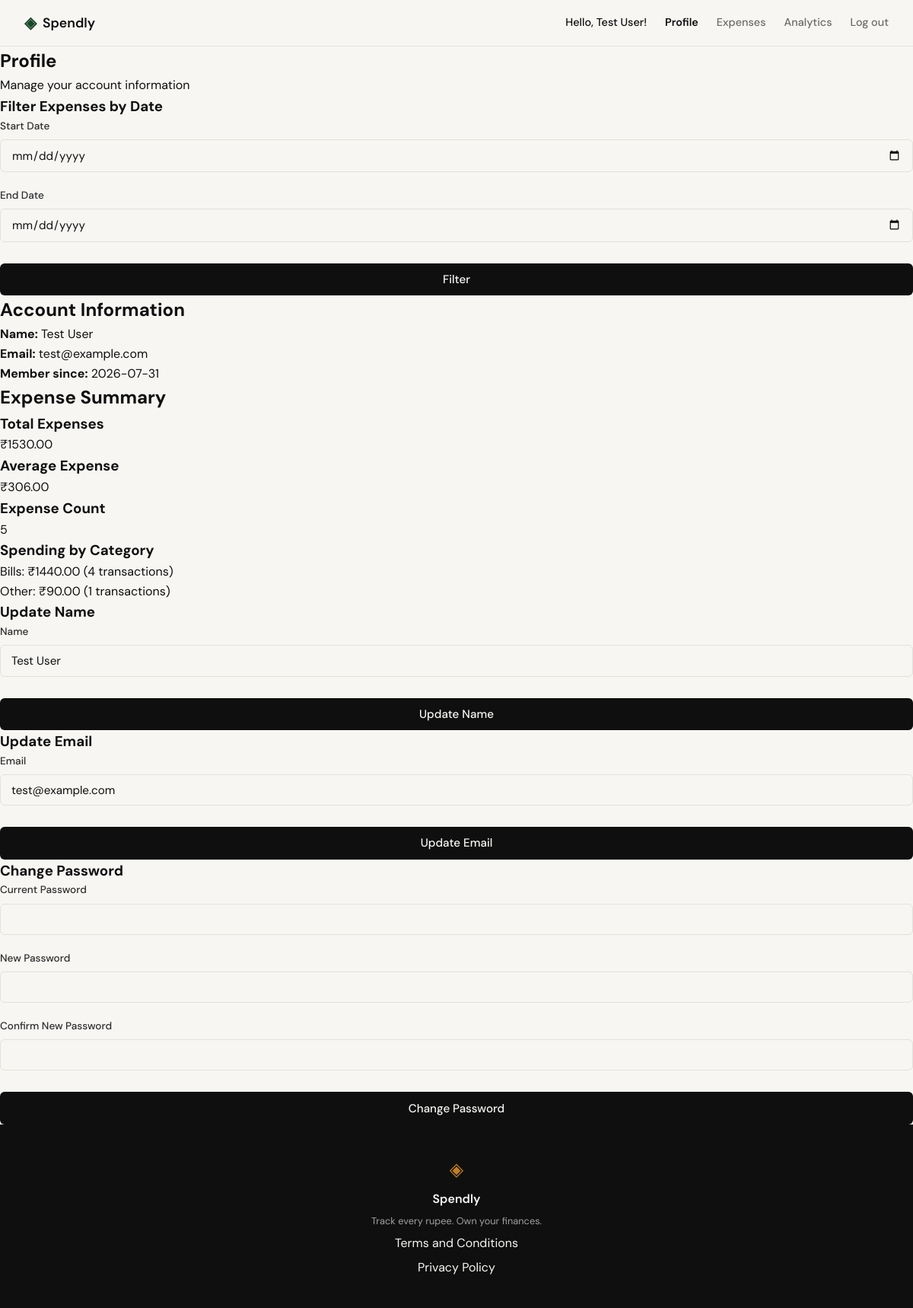
Screenshot of /profile (signed in) with the database file from the repository.
### tables this page shows
CREATE TABLE users (
            id INTEGER PRIMARY KEY AUTOINCREMENT,
            name TEXT NOT NULL,
            email TEXT UNIQUE NOT NULL,
            password_hash TEXT NOT NULL,
            created_at TEXT DEFAULT CURRENT_TIMESTAMP
        );

CREATE TABLE expenses (
            id INTEGER PRIMARY KEY AUTOINCREMENT,
            user_id INTEGER NOT NULL,
            amount REAL NOT NULL,
            category TEXT NOT NULL,
            date TEXT NOT NULL,
            description TEXT,
            created_at TEXT DEFAULT CURRENT_TIMESTAMP,
            FOREIGN KEY (user_id) REFERENCES users (id) ON DELETE CASCADE
        );

### app.py (the view)
@app.route("/profile")
@login_required
def profile():
    user = get_user_by_id(session['user_id'])
    if user is None:
        flash("User not found.", "error")
        return redirect(url_for("login"))
    form_start_date = request.args.get('start_date', '')
    form_end_date = request.args.get('end_date', '')
    error_message = None
    start_date_valid = True
    end_date_valid = True
    if form_start_date:
        is_valid_start, start_date_error = validate_date(form_start_date)
        if not is_valid_start:
            start_date_valid = False
            if not error_message:  # Only set error message if not already set
                error_message = start_date_error
    if form_end_date:
        is_valid_end, end_date_error = validate_date(form_end_date)
        if not is_valid_end:
            end_date_valid = False
            if not error_message:  # Only set error message if not already set
                error_message = end_date_error
    if start_date_valid and end_date_valid:
        if form_start_date and form_end_date and form_start_date > form_end_date:
            error_message = "Start date cannot be after end date."
    query_start_date = form_start_date if start_date_valid and form_start_date else None
    query_end_date = form_end_date if end_date_valid and form_end_date else None
    summary_data = get_expense_summary(
        session['user_id'],
        start_date=query_start_date,
        end_date=query_end_date
    )
    categories_data = get_expense_by_category(
        session['user_id'],
        start_date=query_start_date,
        end_date=query_end_date
    )
    return render_template("profile.html",
                         user=user,
                         start_date=form_start_date,
                         end_date=form_end_date,
                         total_expenses=summary_data['total'],
                         average_expense=summary_data['average'],
                         expenses_count=summary_data['count'],
                         categories=categories_data,
                         error_message=error_message)

### app.py (called while the page is built)
def is_authenticated():
    return 'user_id' in session

def login_required(f):
    from functools import wraps
    @wraps(f)
    def decorated_function(*args, **kwargs):
        if not is_authenticated():
            flash('Please log in to access this page.', 'warning')
            return redirect(url_for('login'))
        return f(*args, **kwargs)
    return decorated_function

### database/db.py (called while the page is built, shortened)
def get_db():
    db = getattr(g, '_database', None)
    if db is None:
        database_path = current_app.config.get('DATABASE', DATABASE)
        db = g._database = sqlite3.connect(database_path)
        db.row_factory = sqlite3.Row
        db.execute("PRAGMA foreign_keys = ON")
    return db

def get_user_by_id(user_id):
    db = get_db()
    cursor = db.cursor()
    cursor.execute('SELECT * FROM users WHERE id = ?', (user_id,))
    return cursor.fetchone()

def get_expense_summary(user_id, start_date=None, end_date=None):
    db = get_db()
    cursor = db.cursor()
    query = '''
        SELECT
            COUNT(*) as count,
            SUM(amount) as total,
            AVG(amount) as average,
            MIN(amount) as minimum,
            MAX(amount) as maximum
        FROM expenses
        WHERE user_id = ?
    '''
    params = [user_id]
    if start_date:
        query += ' AND date >= ?'
        params.append(start_date)
    if end_date:
        query += ' AND date <= ?'
        params.append(end_date)
    cursor.execute(query, params)
    result = cursor.fetchone()
    if result:
        return {
            'count': result['count'],
            'total': result['total'] or 0,
            'average': result['average'] or 0,
            'minimum': result['minimum'] or 0,
            'maximum': result['maximum'] or 0
        }

### templates/profile.html (shortened to what this page needs)
{% extends "base.html" %}
{% block content %}
{% set currency_symbol = '₹' %}
{% set currency_format = '%.2f' %}
<section class="profile-section">
    <div class="profile-container">
        <div class="profile-header">
            <h1 class="profile-title">Profile</h1>
            <p class="profile-subtitle">Manage your account information</p>
        </div>
        <div class="profile-card">
            <form method="GET" action="{{ url_for('profile') }}" class="date-filter-form">
                <h3>Filter Expenses by Date</h3>
                <div class="form-group">
                    <label for="start_date">Start Date</label>
                    <input type="date" id="start_date" name="start_date" value="{{ start_date or '' }}" class="form-input">
                </div>
                <div class="form-group">
                    <label for="end_date">End Date</label>
                    <input type="date" id="end_date" name="end_date" value="{{ end_date or '' }}" class="form-input">
                </div>
                <button type="submit" class="btn-submit">Filter</button>
            </form>
            <div class="profile-info">
                <h2>Account Information</h2>
                <p><strong>Name:</strong> {{ user.name }}</p>
                <p><strong>Email:</strong> {{ user.email }}</p>
                <p><strong>Member since:</strong> {{ user.created_at }}</p>
            </div>
            <div class="profile-summary">
                <h2>Expense Summary</h2>
                {% if expenses_count > 0 %}
                    <div class="summary-stats">
                        <div class="stat-item">
                            <h3>Total Expenses</h3>
                            <p>{{ currency_symbol }}{{ currency_format|format(total_expenses) }}</p>
                        </div>
                        <div class="stat-item">
                            <h3>Average Expense</h3>
                            <p>{{ currency_symbol }}{{ currency_format|format(average_expense) }}</p>
                        </div>
                        <div class="stat-item">
                            <h3>Expense Count</h3>
                            <p>{{ expenses_count }}</p>
                        </div>
                    </div>
                    <div class="category-breakdown">
                        <h3>Spending by Category</h3>
                        {% if categories %}
                            <ul class="category-list">
                                {% for category in categories %}
                                    <li>
                                        <span class="category-name">{{ category.category }}</span>:
                                        <span class="category-amount">{{ currency_symbol }}{{ currency_format|format(category.total) }}</span>
                                        (<span class="category-count">{{ category.count }}</span> transactions)
                                    </li>
                                {% endfor %}
                            </ul>
                        {% else %}
                            <p class="no-expenses">No expenses found for the selected period.</p>
                        {% endif %}
                    </div>
                {% else %}
                    <p class="no-expenses">No expenses found for the selected period.</p>
                {% endif %}
            </div>
            <div class="profile-forms">
                <form method="POST" action="{{ url_for('update_name') }}" class="update-form">
                    <h3>Update Name</h3>
                    <div class="form-group">
                        <label for="name">Name</label>
                        <input type="text" id="name" name="name" class="form-input" value="{{ user.name }}" required>
                    </div>
                    <button type="submit" class="btn-submit">Update Name</button>
                </form>
                <form method="POST" action="{{ url_for('update_email') }}" class="update-form">
                    <h3>Update Email</h3>
                    <div class="form-group">
                        <label for="email">Email</label>
                        <input type="email" id="email" name="email" class="form-input" value="{{ user.email }}" required>
                    </div>
                    <button type="submit" class="btn-submit">Update Email</button>
                </form>
                <form method="POST" action="{{ url_for('change_password') }}" class="update-form">
                    <h3>Change Password</h3>
                    <div class="form-group">
                        <label for="current_password">Current Password</label>
                        <input type="password" id="current_password" name="current_password" class="form-input" required>
                    </div>
                    <div class="form-group">
                        <label for="new_password">New Password</label>
                        <input type="password" id="new_password" name="new_password" class="form-input" required>
                    </div>
                    <div class="form-group">
                        <label for="confirm_password">Confirm New Password</label>
                        <input type="password" id="confirm_password" name="confirm_password" class="form-input" required>
                    </div>
                    <button type="submit" class="btn-submit">Change Password</button>
                </form>
            </div>
        </div>
    </div>
</section>
{% endblock %}

### templates/base.html (shortened to what this page needs)
<!DOCTYPE html>
<html lang="en">
<head>
    <link rel="stylesheet" href="{{ url_for('static', filename='css/style.css') }}">
</head>
<body>
    <nav class="navbar">
        <div class="nav-inner">
            <a href="{{ url_for('landing') }}" class="nav-brand">
                <span class="brand-icon">◈</span>
                <span class="brand-name">Spendly</span>
            </a>
            <div class="nav-links">
                {% if session.user_id %}
                  <span class="nav-user">Hello, {{ session.user_name }}!</span>
                  <a href="{{ url_for('profile') }}" class="{% if request.endpoint == 'profile' %}active{% endif %}">Profile</a>
                  <a href="{{ url_for('expenses_index') }}" class="{% if request.endpoint == 'expenses_index' %}active{% endif %}">Expenses</a>
                  <a href="{{ url_for('analytics') }}" class="{% if request.endpoint == 'analytics' %}active{% endif %}">Analytics</a>
                  <a href="{{ url_for('logout') }}">Log out</a>
                {% else %}
                  <a href="{{ url_for('login') }}">Sign in</a>
                  <a href="{{ url_for('register') }}" class="nav-cta">Get started</a>
                {% endif %}
            </div>
        </div>
    </nav>
    <main class="main-content">
        {% block content %}{% endblock %}
    </main>
    <footer class="footer">
        <div class="footer-inner">
            <span class="brand-icon">◈</span>
            <span class="footer-name">Spendly</span>
            <p class="footer-copy">Track every rupee. Own your finances.</p>
            <a href="/terms">Terms and Conditions</a>
            <a href="/privacy">Privacy Policy</a>
        </div>
    </footer>
</body>
</html>

### static/css/style.css (style rules this page uses)
:root { --ink: #0f0f0f; --ink-soft: #2d2d2d; --ink-muted: #6b6b6b; --ink-faint: #a0a0a0; --paper: #f7f6f3; --paper-warm: #f0ede6; --paper-card: #ffffff; --accent: #1a472a; --accent-light: #e8f0eb; --accent-2: #c17f24; --accent-2-light: #fdf3e3; --danger: #c0392b; --danger-light: #fdecea; --border: #e4e1da; --border-soft: #eeebe4; --font-display: 'DM Serif Display', Georgia, serif; --font-body: 'DM Sans', system-ui, sans-serif; --max-width: 1200px; --auth-width: 440px; --radius-sm: 6px; --radius-md: 12px; --radius-lg: 20px; }
*, *::before, *::after { box-sizing: border-box; margin: 0; padding: 0; }
html { font-size: 16px; scroll-behavior: smooth; }
body { background: var(--paper); color: var(--ink); font-family: var(--font-body); font-size: 1rem; line-height: 1.6; -webkit-font-smoothing: antialiased; }
a { color: inherit; text-decoration: none; }
.navbar { position: sticky; top: 0; z-index: 100; background: var(--paper); border-bottom: 1px solid var(--border); padding: 0 2rem; }
.nav-inner { max-width: var(--max-width); margin: 0 auto; height: 60px; display: flex; align-items: center; justify-content: space-between; }
.nav-brand { display: flex; align-items: center; gap: 0.5rem; font-family: var(--font-body); font-weight: 600; font-size: 1.1rem; color: var(--ink); }
.brand-icon { color: var(--accent); font-size: 1.3rem; }
.brand-name { color: var(--ink); }
.nav-links { display: flex; align-items: center; gap: 1.5rem; font-size: 0.9rem; font-weight: 500; }
.nav-links a { color: var(--ink-muted); transition: color 0.2s; }
.nav-links a.active { color: var(--ink); font-weight: 600; }
.main-content { min-height: calc(100vh - 60px - 100px); }
.form-group { margin-bottom: 1.25rem; }
.form-group label { display: block; font-size: 0.85rem; font-weight: 500; color: var(--ink-soft); margin-bottom: 0.4rem; }
.form-input { width: 100%; padding: 0.6rem 0.875rem; border: 1px solid var(--border); border-radius: var(--radius-sm); font-family: var(--font-body); font-size: 0.95rem; color: var(--ink); background: var(--paper); outline: none; transition: border-color 0.2s; }
.form-input::placeholder { color: var(--ink-faint); }
.btn-submit { width: 100%; padding: 0.7rem; background: var(--ink); color: var(--paper); border: none; border-radius: var(--radius-sm); font-family: var(--font-body); font-size: 0.95rem; font-weight: 500; cursor: pointer; transition: background 0.2s; margin-top: 0.5rem; }
.footer { background: var(--ink); color: var(--paper); padding: 2.5rem 2rem; text-align: center; }
.footer-inner { display: flex; flex-direction: column; align-items: center; gap: 0.4rem; }
.footer .brand-icon { color: var(--accent-2); font-size: 1.5rem; }
.footer-name { font-weight: 600; font-size: 1rem; }
.footer-copy { font-size: 0.8rem; color: var(--ink-faint); }

### rows the page displays
users: user_name "Test User", name "Test User", email "test@example.com", created_at "2026-07-31"
expenses: category "Other", currency_symbol "₹", amount "90.00", count "1"

### other values shown
{{ currency_symbol }} "₹"
{{ currency_format|format(total_expenses) }} "1530.00"
{{ currency_format|format(average_expense) }} "306.00"
{{ expenses_count }} "5"
{{ category.category }} "Bills"
{{ currency_format|format(category.total) }} "1440.00"
{{ category.count }} "4"
